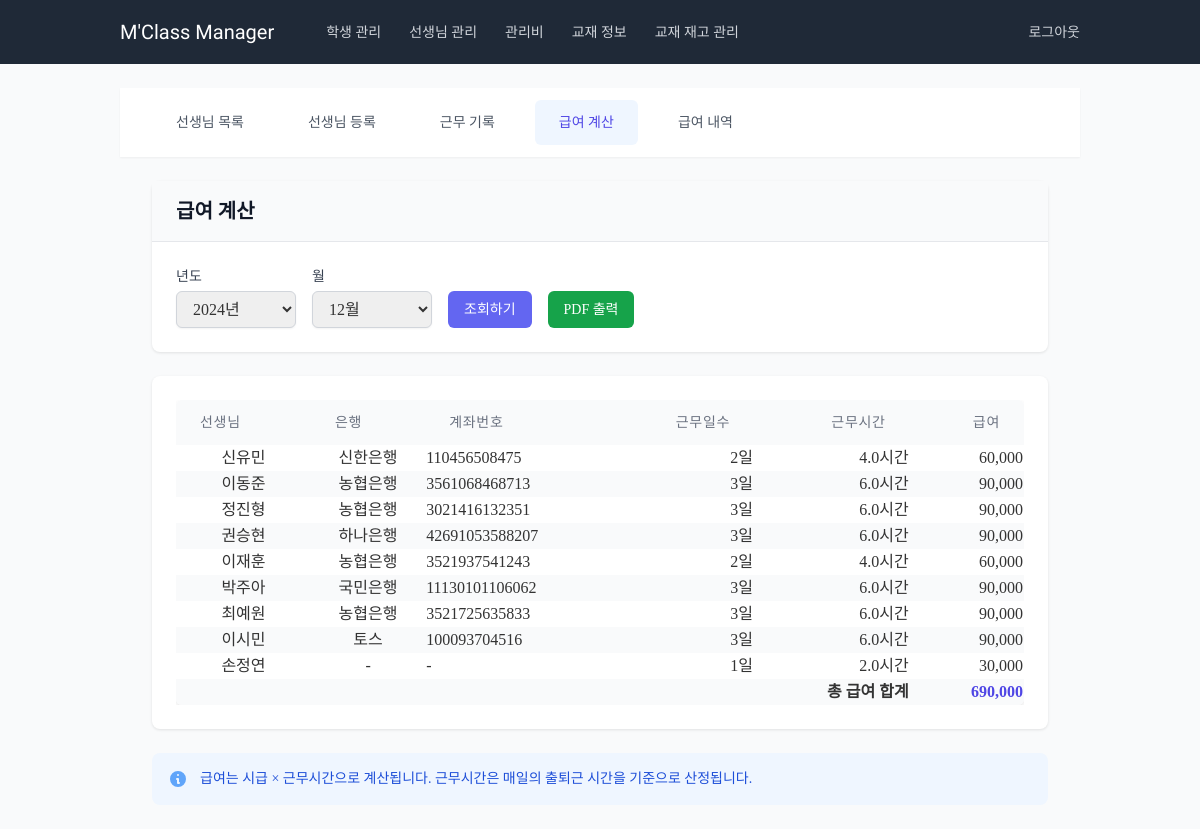
Screenshot of /teachers/salary/calculate/ (signed in) with the database file from the repository.
### teachers/models.py (models this page shows, shortened)
class Teacher(models.Model):
    GENDER_CHOICES = [
        ('M', '남'),
        ('F', '여'),
    ]
    name = models.CharField(max_length=100, verbose_name='이름')
    phone_number = models.CharField(
        max_length=11,
        validators=[validate_phone_number],
        blank=True,
        null=True,
        verbose_name='전화번호'
    )
    email = models.EmailField(blank=True, null=True, verbose_name='이메일')
    gender = models.CharField(max_length=1, choices=GENDER_CHOICES, blank=True, null=True, verbose_name='성별')
    hire_date = models.DateField(blank=True, null=True, verbose_name='입사일')
    resignation_date = models.DateField(null=True, blank=True, verbose_name='퇴사일')
    bank = models.ForeignKey('common.Bank', on_delete=models.SET_NULL, blank=True, null=True, verbose_name='거래은행')
    account_number = models.CharField(max_length=20, blank=True, null=True, verbose_name='급여계좌')
    base_salary = models.IntegerField(blank=True, null=True, verbose_name='급여기준', default=15000)
    additional_salary = models.IntegerField(blank=True, null=True, verbose_name='추가급여', default=0)
    other_info = models.TextField(blank=True, null=True, verbose_name='기타')
    is_active = models.BooleanField(default=True, verbose_name="재직 중")
    extra_field1 = models.CharField(max_length=100, blank=True, null=True, verbose_name='예비1')
    extra_field2 = models.CharField(max_length=100, blank=True, null=True, verbose_name='예비2')
    extra_field3 = models.CharField(max_length=100, blank=True, null=True, verbose_name='예비3')
    extra_field4 = models.CharField(max_length=100, blank=True, null=True, verbose_name='예비4')
    class Meta:
        verbose_name = '교사'
        verbose_name_plural = '교사'

### common/models.py (models this page shows, shortened)
class Bank(models.Model):
    name = models.CharField(max_length=50, unique=True, verbose_name='은행명')
    class Meta:
        verbose_name = '은행'
        verbose_name_plural = '은행'

### teachers/views.py (the view)
# urls.py: path('salary/calculate/', views.SalaryCalculationView.as_view(), name='salary_calculation'),
class SalaryCalculationView(LoginRequiredMixin, View):
    template_name = 'teachers/salary_calculation.html'
    def calculate_work_hours(self, teacher, year, month):
        attendances = Attendance.objects.filter(
            teacher=teacher,
            date__year=year,
            date__month=month,
            is_present=True
        )
        total_hours = 0
        for attendance in attendances:
            if attendance.start_time and attendance.end_time:
                start = datetime.combine(attendance.date, attendance.start_time)
                end = datetime.combine(attendance.date, attendance.end_time)
                hours = (end - start).total_seconds() / 3600
                total_hours += hours
        return total_hours, attendances.count()
    def get_active_teachers_for_month(self, year, month):
        start_date = datetime(year, month, 1).date()
        if month == 12:
            end_date = datetime(year + 1, 1, 1).date() - timedelta(days=1)
        else:
            end_date = datetime(year, month + 1, 1).date() - timedelta(days=1)
        return Teacher.objects.filter(
            hire_date__lte=end_date
        ).filter(
            models.Q(resignation_date__isnull=True) |
            models.Q(resignation_date__gte=start_date)
        )
    def get(self, request):
        year = int(request.GET.get('year', timezone.now().year))
        month = int(request.GET.get('month', timezone.now().month))
        salary_data = []
        total_salary = 0
        teachers = self.get_active_teachers_for_month(year, month)
        try:
            with transaction.atomic():
                for teacher in teachers:
                    work_hours, work_days = self.calculate_work_hours(teacher, year, month)
                    if work_hours > 0:
                        base_amount = int(work_hours * teacher.base_salary)
                        additional_amount = teacher.additional_salary or 0
                        total_amount = base_amount + additional_amount
                        salary, created = Salary.objects.update_or_create(
                            teacher=teacher,
                            year=year,
                            month=month,
                            defaults={
                                'work_days': work_days,
                                'base_amount': base_amount,
                                'additional_amount': additional_amount,
                                'total_amount': total_amount
                            }
                        )
                        salary_data.append({
                            'teacher': teacher,
                            'work_days': work_days,
                            'work_hours': work_hours,
                            'bank_name': teacher.bank.name if teacher.bank else None,
                            'account_number': teacher.account_number,
                            'total_amount': total_amount
                        })
                        total_salary += total_amount
        except Exception as e:
            messages.error(request, f'급여 계산 중 오류가 발생했습니다: {str(e)}')
        context = {
            'year': year,
            'month': month,
            'years': range(2020, timezone.now().year + 1),
            'months': range(1, 13),
            'salary_data': salary_data,
            'total_salary': total_salary
        }
        return render(request, self.template_name, context)

### teachers/models.py (called while the page is built)
    def clean(self):
        super().clean()
        if self.month < 1 or self.month > 12:
            raise ValidationError({'month': _('월은 1부터 12 사이의 값이어야 합니다.')})

    def save(self, *args, **kwargs):
        self.full_clean()
        super().save(*args, **kwargs)

### teachers/templates/teachers/salary_calculation.html (shortened to what this page needs)
{% extends 'teachers/base_teachers.html' %}
{% load humanize %}
{% block teacher_content %}
<div class="space-y-6">
    <div class="content-card">
        <div class="card-header">
            <h1 class="text-xl font-semibold text-gray-900">급여 계산</h1>
        </div>
        <div class="card-body">
            <form method="get" class="flex flex-wrap gap-4 items-end">
                <div>
                    <label for="year" class="form-label">년도</label>
                    <select name="year" id="year" class="form-input min-w-[120px]">
                        {% for y in years %}
                            <option value="{{ y }}" {% if y == year %}selected{% endif %}>
                                {{ y }}년
                            </option>
                        {% endfor %}
                    </select>
                </div>
                <div>
                    <label for="month" class="form-label">월</label>
                    <select name="month" id="month" class="form-input min-w-[120px]">
                        {% for m in months %}
                            <option value="{{ m }}" {% if m == month %}selected{% endif %}>
                                {{ m }}월
                            </option>
                        {% endfor %}
                    </select>
                </div>
                <div>
                    <button type="submit" class="form-button">
                        조회하기
                    </button>
                </div>
                <a href="{% url 'teachers:salary_pdf_report' year=year month=month %}"
                   class="form-button bg-green-600 hover:bg-green-700"
                   target="_blank">
                    PDF 출력
                </a>
            </form>
        </div>
    </div>
    <div class="content-card">
        <div class="card-body">
            <div class="overflow-x-auto">
                <table class="content-table">
                    <thead>
                        <tr>
                            <th class="text-center">선생님</th>
                            <th class="text-center">은행</th>
                            <th class="text-center">계좌번호</th>
                            <th style="text-align: right;">근무일수</th>
                            <th style="text-align: right;">근무시간</th>
                            <th style="text-align: right;">급여</th>
                        </tr>
                    </thead>
                    <tbody>
                        {% for data in salary_data %}
                            {% if data.teacher.is_active %}
                                <tr class="hover:bg-gray-50">
                                    <td class="text-center">
                                        {{ data.teacher.name }}
                                    </td>
                                    <td class="text-center">{{ data.bank_name|default:"-" }}</td>
                                    <td>{{ data.account_number|default:"-" }}</td>
                                    <td style="text-align: right;">{{ data.work_days }}일</td>
                                    <td style="text-align: right;">{{ data.work_hours|floatformat:1 }}시간</td>
                                    <td style="text-align: right;">{{ data.total_amount|intcomma }}</td>
                                </tr>
                            {% endif %}
                        {% endfor %}
                    </tbody>
                    <tfoot>
                        <tr class="bg-gray-50">
                            <td colspan="5" class="text-right font-semibold">
                                총 급여 합계
                            </td>
                            <td class="text-right font-semibold text-indigo-600" style="text-align: right;">
                                {{ total_salary|intcomma }}
                            </td>
                        </tr>
                    </tfoot>
                </table>
            </div>
        </div>
    </div>
    <div class="bg-blue-50 rounded-lg p-4">
        <div class="flex">
            <div class="flex-shrink-0">
                <svg class="h-5 w-5 text-blue-400" xmlns="http://www.w3.org/2000/svg" viewBox="0 0 20 20" fill="currentColor">
                    <path fill-rule="evenodd" d="M18 10a8 8 0 11-16 0 8 8 0 0116 0zm-7-4a1 1 0 11-2 0 1 1 0 012 0zM9 9a1 1 0 000 2v3a1 1 0 001 1h1a1 1 0 100-2v-3a1 1 0 00-1-1H9z" clip-rule="evenodd" />
                </svg>
            </div>
            <div class="ml-3 flex-1">
                <p class="text-sm text-blue-700">
                    급여는 시급 × 근무시간으로 계산됩니다. 근무시간은 매일의 출퇴근 시간을 기준으로 산정됩니다.
                </p>
            </div>
        </div>
    </div>
</div>
{% endblock %}

### static/css/custom.css (style rules this page uses)
body { font-family: 'Ubuntu', sans-serif; line-height: 1.6; color: #333; background-color: #f9fafb; padding: 0; margin: 0; }
.content-table { width: 100%; border-collapse: separate; border-spacing: 0; border-radius: 0.375rem; box-shadow: 0 2px 5px rgba(0, 0, 0, 0.1); overflow: hidden; }
.content-table thead th { padding: 0.75rem 1.5rem; font-size: 0.875rem; font-weight: 500; text-transform: uppercase; color: #6b7280; letter-spacing: 0.05em; text-align: left; background-color: #f9fafb; }
.content-table tbody tr { background-color: white; }
.content-table tbody tr:nth-child(even) { background-color: #f9fafb; }
.form-label { display: block; font-size: 0.875rem; font-weight: 500; color: #374151; margin-bottom: 0.25rem; }
.form-input { width: 100%; padding: 0.5rem 0.75rem; border: 1px solid #d1d5db; border-radius: 0.375rem; box-shadow: 0 1px 2px rgba(0, 0, 0, 0.05); transition: border-color 0.2s ease-in-out; }
.form-button { display: inline-flex; align-items: center; justify-content: center; padding: 0.5rem 1rem; font-size: 0.875rem; font-weight: 500; border-radius: 0.375rem; color: white; background-color: #6366f1; border: none; cursor: pointer; transition: background-color 0.2s ease-in-out; }
.content-card { background-color: white; border-radius: 0.5rem; box-shadow: 0 1px 3px rgba(0, 0, 0, 0.1); margin-bottom: 1rem; }
.card-header { padding: 1rem 1.5rem; border-bottom: 1px solid #e5e7eb; background-color: #f9fafb; font-weight: 600; color: #374151; }
.card-body { padding: 1.5rem; }
.text-center { text-align: center; }
.overflow-x-auto { overflow-x: auto; -webkit-overflow-scrolling: touch; scrollbar-width: none; }

### templates/base.html (style rules this page uses)
body { font-family: 'Noto Sans KR', 'nanum-gothic'; }

### rows the page displays
Teacher: teacher.name "신유민", bank_name "신한은행", account_number "110456508475", work_days "2", work_hours "4.0", total_amount "60,000"
Teacher: teacher.name "이동준", bank_name "농협은행", account_number "3561068468713", work_days "3", work_hours "6.0", total_amount "90,000"
Teacher: teacher.name "정진형", bank_name "농협은행", account_number "3021416132351", work_days "3", work_hours "6.0", total_amount "90,000"
Teacher: teacher.name "권승현", bank_name "하나은행", account_number "42691053588207", work_days "3", work_hours "6.0", total_amount "90,000"
Teacher: teacher.name "이재훈", bank_name "농협은행", account_number "3521937541243", work_days "2", work_hours "4.0", total_amount "60,000"
Teacher: teacher.name "박주아", bank_name "국민은행", account_number "11130101106062", work_days "3", work_hours "6.0", total_amount "90,000"
Teacher: teacher.name "최예원", bank_name "농협은행", account_number "3521725635833", work_days "3", work_hours "6.0", total_amount "90,000"
Teacher: teacher.name "이시민", bank_name "토스", account_number "100093704516", work_days "3", work_hours "6.0", total_amount "90,000"
Teacher: teacher.name "손정연", bank_name "-", account_number "-", work_days "1", work_hours "2.0", total_amount "30,000"

### other values shown
{{ total_salary|intcomma }} "690,000"
form field year "2024년"
form field month "12월"
